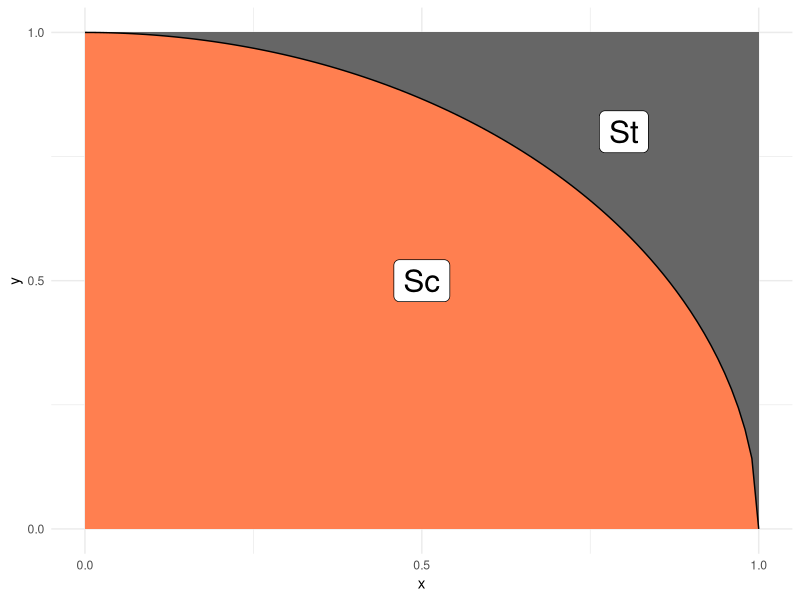

This chart was generated by the following R code:
## ---- chunk 1
library(tidyverse)
## ---- chunk 2
tibble(x = seq(0, 1, length.out = 100)) %>%
  mutate(y = sqrt(1 - x^2)) %>%

  ggplot(aes(x, y)) +
  annotate(
    "rect",
    xmin = 0, ymin = 0, xmax = 1, ymax = 1,
    fill = "grey40",
    size = 1
  ) +
  geom_ribbon(aes(ymin = 0, ymax = y), fill = "coral") +
  geom_line() +
  annotate(
    "label",
    x = 0.5, y = 0.5, label = "Sc",
    size = 8
  ) +
  annotate(
    "label",
    x = 0.8, y = 0.8, label = "St",
    size = 8
  ) +
  scale_x_continuous(breaks = c(0, 1/2, 1)) +
  scale_y_continuous(breaks = c(0, 1/2, 1)) +
  theme_minimal()
## ---- chunk 3
## TASK: Choose a sample size and generate samples
n <- 100000 # Choose a sample size
df_q1 <- 
  tibble(
    x = runif(n, min = 0, max = 1),
    y = runif(n, min = 0, max = 1)
  ) %>% 
  mutate(in_circle = (y <= sqrt(1 - x^2))) %>% 
  summarize(count = n(), fr = mean(in_circle), sd = sd(in_circle), pi_est = mean(in_circle)*4) #Create a summary condition.

print(df_q1)

## ---- chunk 4
## TASK: Estimate pi using your data from q1
pi_est <- df_q1$pi_est
pi_est
## ---- chunk 5
lo <- pi_est - qnorm(1 - (1 - 0.95) / 2 ) * df_q1$sd / sqrt(df_q1$count)
hi <- pi_est + qnorm(1 - (1 - 0.95) / 2 ) * df_q1$sd / sqrt(df_q1$count)

lo
hi
